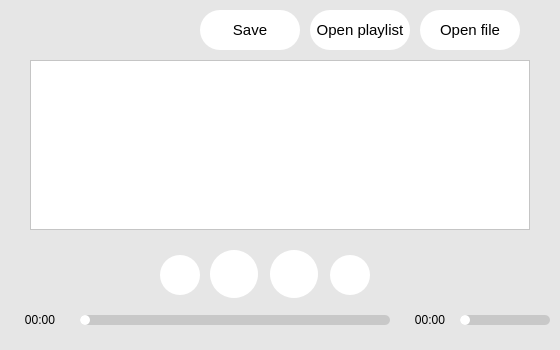
<?xml version="1.0" encoding="UTF-8"?>
<ui version="4.0">
 <class>MainWindow</class>
 <widget class="QMainWindow" name="MainWindow">
  <property name="geometry">
   <rect>
    <x>0</x>
    <y>0</y>
    <width>560</width>
    <height>350</height>
   </rect>
  </property>
  <property name="minimumSize">
   <size>
    <width>560</width>
    <height>350</height>
   </size>
  </property>
  <property name="maximumSize">
   <size>
    <width>560</width>
    <height>350</height>
   </size>
  </property>
  <property name="windowTitle">
   <string>MP3</string>
  </property>
  <property name="styleSheet">
   <string notr="true">background-color: rgb(230, 230, 230);</string>
  </property>
  <widget class="QWidget" name="centralwidget">
   <widget class="QSlider" name="volume">
    <property name="geometry">
     <rect>
      <x>460</x>
      <y>310</y>
      <width>90</width>
      <height>20</height>
     </rect>
    </property>
    <property name="styleSheet">
     <string notr="true">QSlider::groove:horizontal {
	height: 10px;
	margin: 0px;
	border-radius: 5px;
	background-color: rgb(200, 200, 200);
}

QSlider::handle:horizontal {
	background-color: transparent;
	border: 1px solid transparent;
 	width: 17px;
	margin: -5px 0;
}

QSlider::sub-page:qlineargradient {
	background: rgb(255, 255, 255);
	border-radius: 5px;
}

QSlider::handle:horizontal:hover{
	background:rgb(0, 0, 0);;
	border: 1px solid rgb(0, 0, 0);
	border-radius: 9px;
	width: 17px;
	margin: -5px 0; 
}</string>
    </property>
    <property name="tracking">
     <bool>true</bool>
    </property>
    <property name="orientation">
     <enum>Qt::Horizontal</enum>
    </property>
   </widget>
   <widget class="QListWidget" name="list">
    <property name="geometry">
     <rect>
      <x>30</x>
      <y>60</y>
      <width>500</width>
      <height>170</height>
     </rect>
    </property>
    <property name="styleSheet">
     <string notr="true">background-color: rgb(255, 255, 255);</string>
    </property>
   </widget>
   <widget class="QPushButton" name="btn_play_or_pause">
    <property name="geometry">
     <rect>
      <x>270</x>
      <y>250</y>
      <width>48</width>
      <height>48</height>
     </rect>
    </property>
    <property name="styleSheet">
     <string notr="true">QPushButton {
	border-radius: 24px;
	background-color: rgb(255, 255, 255);
}

QPushButton:pressed {
	background-color: rgb(200, 200, 200);
}</string>
    </property>
    <property name="text">
     <string/>
    </property>
    <property name="icon">
     <iconset>
      <disabledon>icons/play.ico</disabledon>
     </iconset>
    </property>
    <property name="iconSize">
     <size>
      <width>32</width>
      <height>32</height>
     </size>
    </property>
   </widget>
   <widget class="QPushButton" name="btn_back">
    <property name="geometry">
     <rect>
      <x>160</x>
      <y>255</y>
      <width>40</width>
      <height>40</height>
     </rect>
    </property>
    <property name="styleSheet">
     <string notr="true">QPushButton {
	border-radius: 20px;
	background-color: rgb(255, 255, 255);
}

QPushButton:pressed {
	background-color: rgb(200, 200, 200);
}</string>
    </property>
    <property name="text">
     <string/>
    </property>
    <property name="icon">
     <iconset>
      <disabledon>icons/back.ico</disabledon>
     </iconset>
    </property>
   </widget>
   <widget class="QPushButton" name="btn_next">
    <property name="geometry">
     <rect>
      <x>330</x>
      <y>255</y>
      <width>40</width>
      <height>40</height>
     </rect>
    </property>
    <property name="styleSheet">
     <string notr="true">QPushButton {
	border-radius: 20px;
	background-color: rgb(255, 255, 255);
}

QPushButton:pressed {
	background-color: rgb(200, 200, 200);
}</string>
    </property>
    <property name="text">
     <string/>
    </property>
    <property name="icon">
     <iconset>
      <disabledon>icons/next.ico</disabledon>
     </iconset>
    </property>
   </widget>
   <widget class="QLabel" name="now_time">
    <property name="geometry">
     <rect>
      <x>15</x>
      <y>310</y>
      <width>50</width>
      <height>20</height>
     </rect>
    </property>
    <property name="text">
     <string>00:00</string>
    </property>
    <property name="alignment">
     <set>Qt::AlignCenter</set>
    </property>
   </widget>
   <widget class="QLabel" name="full_time">
    <property name="geometry">
     <rect>
      <x>405</x>
      <y>310</y>
      <width>50</width>
      <height>20</height>
     </rect>
    </property>
    <property name="text">
     <string>00:00</string>
    </property>
    <property name="alignment">
     <set>Qt::AlignCenter</set>
    </property>
   </widget>
   <widget class="QPushButton" name="btn_open_file">
    <property name="geometry">
     <rect>
      <x>420</x>
      <y>10</y>
      <width>100</width>
      <height>40</height>
     </rect>
    </property>
    <property name="font">
     <font>
      <family>Arial</family>
      <pointsize>11</pointsize>
     </font>
    </property>
    <property name="styleSheet">
     <string notr="true">QPushButton {
	background-color: rgb(255, 255, 255);
	border-radius: 20px;
}

QPushButton:pressed {
	background-color: rgb(200, 200, 200);
}</string>
    </property>
    <property name="text">
     <string>Open file</string>
    </property>
   </widget>
   <widget class="QPushButton" name="btn_stop">
    <property name="geometry">
     <rect>
      <x>210</x>
      <y>250</y>
      <width>48</width>
      <height>48</height>
     </rect>
    </property>
    <property name="styleSheet">
     <string notr="true">QPushButton {
	border-radius: 24px;
	background-color: rgb(255, 255, 255);
}

QPushButton:pressed {
	background-color: rgb(200, 200, 200);
}</string>
    </property>
    <property name="text">
     <string/>
    </property>
    <property name="icon">
     <iconset>
      <disabledon>icons/stop.ico</disabledon>
     </iconset>
    </property>
    <property name="iconSize">
     <size>
      <width>32</width>
      <height>32</height>
     </size>
    </property>
   </widget>
   <widget class="QSlider" name="running_time">
    <property name="geometry">
     <rect>
      <x>80</x>
      <y>305</y>
      <width>310</width>
      <height>30</height>
     </rect>
    </property>
    <property name="styleSheet">
     <string notr="true">QSlider::groove:horizontal {
	height: 10px;
	margin: 0px;
	border-radius: 5px;
	background-color: rgb(200, 200, 200);
}

QSlider::handle:horizontal {
	background-color: transparent;
	border: 1px solid transparent;
 	width: 17px;
	margin: -5px 0;
}

QSlider::sub-page:qlineargradient {
	background: rgb(255, 255, 255);
	border-radius: 5px;
}

QSlider::handle:horizontal:hover{
	background:rgb(0, 0, 0);;
	border: 1px solid rgb(0, 0, 0);
	border-radius: 9px;
	width: 17px;
	margin: -5px 0; 
}</string>
    </property>
    <property name="orientation">
     <enum>Qt::Horizontal</enum>
    </property>
   </widget>
   <widget class="QPushButton" name="btn_open_playlist">
    <property name="geometry">
     <rect>
      <x>310</x>
      <y>10</y>
      <width>100</width>
      <height>40</height>
     </rect>
    </property>
    <property name="font">
     <font>
      <family>Arial</family>
      <pointsize>11</pointsize>
     </font>
    </property>
    <property name="styleSheet">
     <string notr="true">QPushButton {
	background-color: rgb(255, 255, 255);
	border-radius: 20px;
}

QPushButton:pressed {
	background-color: rgb(200, 200, 200);
}</string>
    </property>
    <property name="text">
     <string>Open playlist</string>
    </property>
   </widget>
   <widget class="QPushButton" name="btn_save">
    <property name="geometry">
     <rect>
      <x>200</x>
      <y>10</y>
      <width>100</width>
      <height>40</height>
     </rect>
    </property>
    <property name="font">
     <font>
      <family>Arial</family>
      <pointsize>11</pointsize>
     </font>
    </property>
    <property name="styleSheet">
     <string notr="true">QPushButton {
	background-color: rgb(255, 255, 255);
	border-radius: 20px;
}

QPushButton:pressed {
	background-color: rgb(200, 200, 200);
}</string>
    </property>
    <property name="text">
     <string>Save</string>
    </property>
   </widget>
  </widget>
 </widget>
 <resources/>
 <connections/>
</ui>
